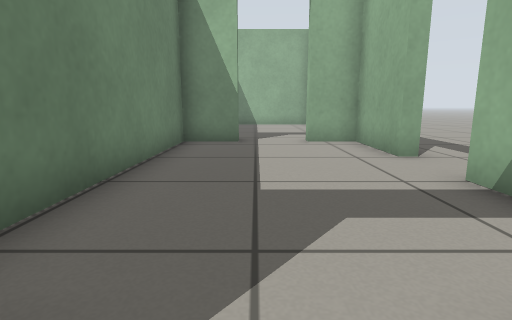
view 1 (above)

18 first-person views from a walk through a robot-simulator world made for Gazebo. The camera is 0.5 m above the floor, tilts 10° down and sees 80° across. The floor is counted in squares, 0.5 m on a side. Each view is taken from the middle of a square. On the plan, view 1 faces up. The plan holds only what a view shows up to about 12 squares ahead; the rest is blank.

view 2
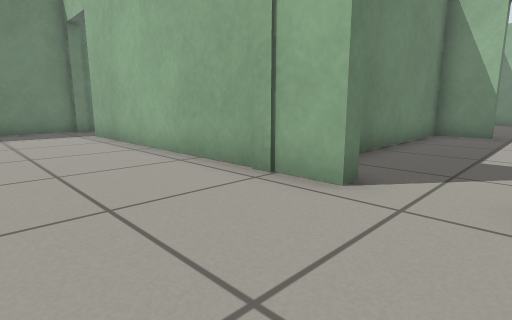

view 3
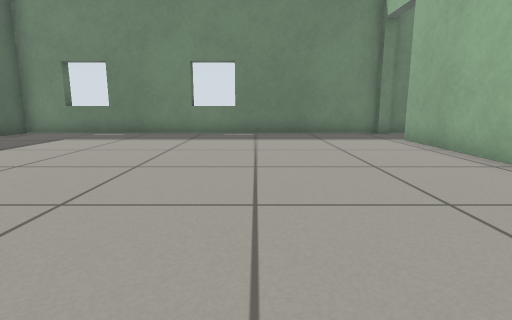

view 4
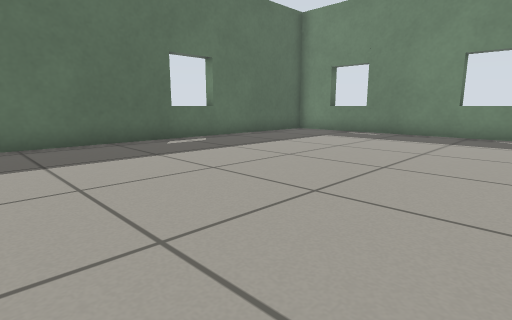

view 5
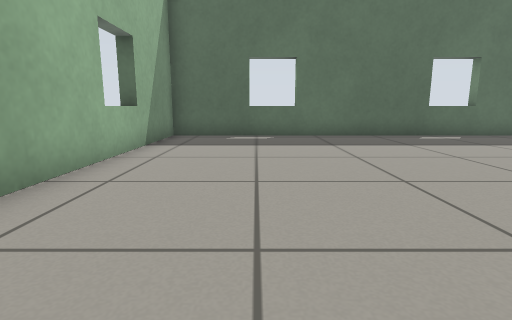

view 6
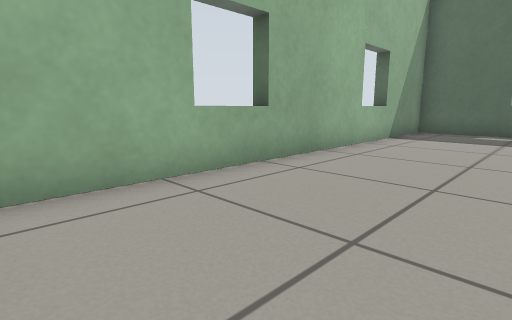

view 7
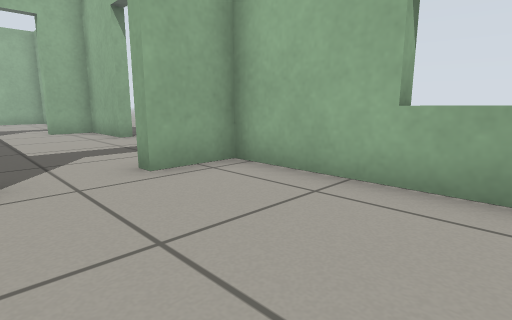

view 8
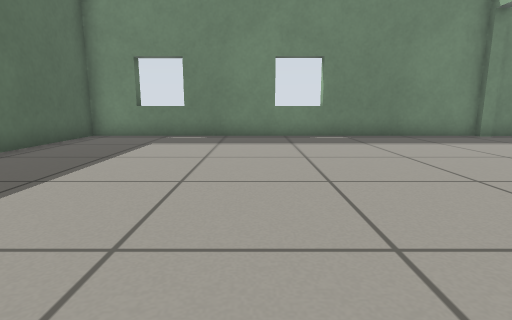

view 9
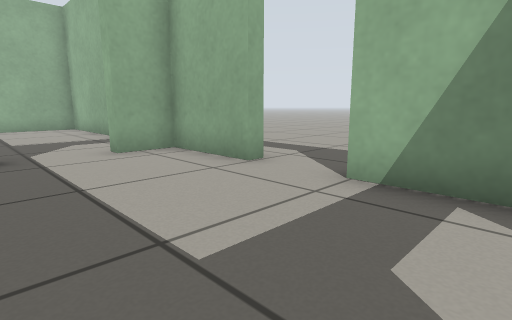

view 10
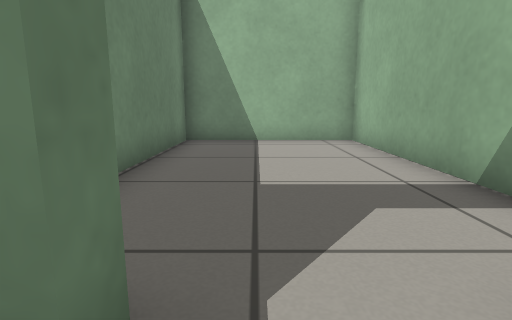

view 11
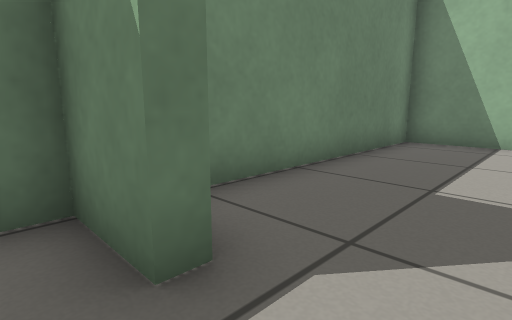

view 12
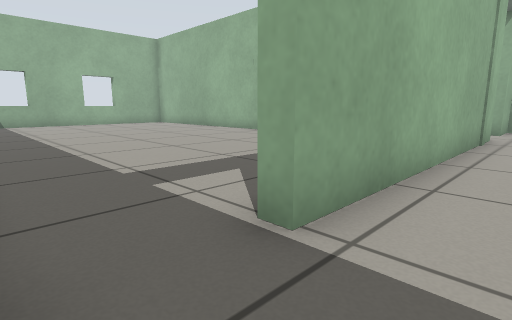

view 13
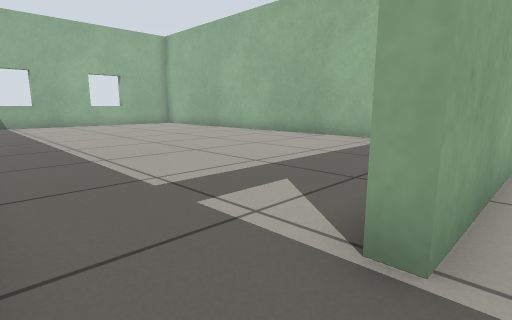

view 14
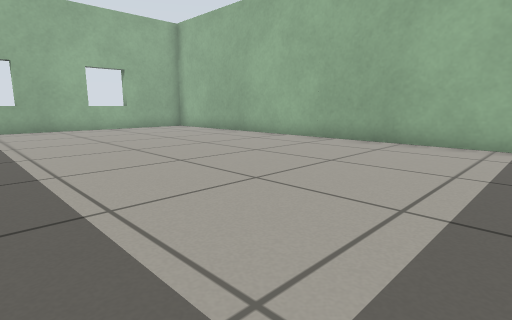

view 15
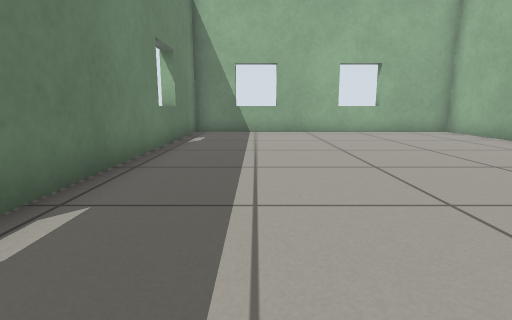

view 16
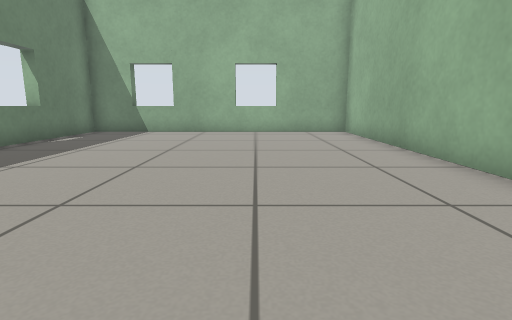

view 17
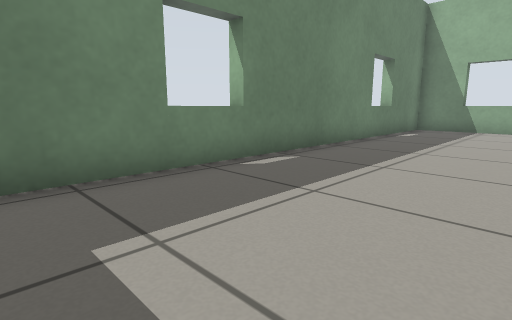

view 18
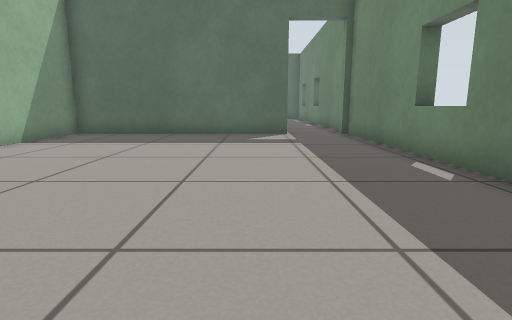

### Floor plan
Points are (right, up) in squares from view 1. A wall is a line through its corners. A room is listed if a view was taken in it or the views show most of it. See-through windows are left out.
Room 1 (views 1, 2, 3, 4, 5, 6, 7, 8, 12, 13)
walls: (-12.3, -4.8) (-12.8, -4.7); (-0.9, 0.4) (-10.1, 0.4); (-12.8, -6.4) (-12.3, -6.4); (-12.8, -11) (-12.3, -11); (-12.4, 0.5) (-12.4, -12.6) (2.9, -12.6) (2.9, 0.4) (1.1, 0.4)
ways out: open door at (0, 1) to room 2; open door at (-11.5, 1) to room 3
Room 2 (views 9, 10, 11)
walls: (2.9, 6.1) (2.9, 8.7) (1.5, 8.7); (-0.5, 8.7) (-2.1, 8.7) (-2.1, 2.3); (2.9, 2.3) (2.9, 4.1)
ways out: open door at (0, 1) to room 1; open door at (0.5, 9) to room 4; open door at (3, 5)
Room 3 (views 14, 15, 16, 17, 18)
walls: (-12.3, 7) (-12.9, 7); (-12.2, 14.2) (-12.9, 14.2); (-10.1, 0.8) (-2.5, 0.8) (-2.5, 17) (-12.4, 17) (-12.4, 0.8)
ways out: open door at (-11.5, 1) to room 1
Room 4 (no view inside)
walls: (2.9, 11.3) (2.9, 17) (-2.1, 17) (-2.1, 10.3)
ways out: open door at (0.5, 9) to room 2

Positions as (right, up) in squares from view 1, and headings:
1: (0, 0), facing up
2: (1, -3), facing up-left
3: (-1, -4), facing left
4: (-1, -4), facing down-left
5: (0, -2), facing down
6: (-1, 0), facing down-right
7: (-1, -4), facing up-right
8: (-2, -7), facing left
9: (-1, 2), facing up-right
10: (0, 8), facing up
11: (1, 8), facing up-left
12: (-12, -1), facing up-right
13: (-12, 0), facing up-right
14: (-11, 3), facing up-right
15: (-10, 5), facing up
16: (-6, 5), facing up
17: (-8, 3), facing up-left
18: (-9, 12), facing down
